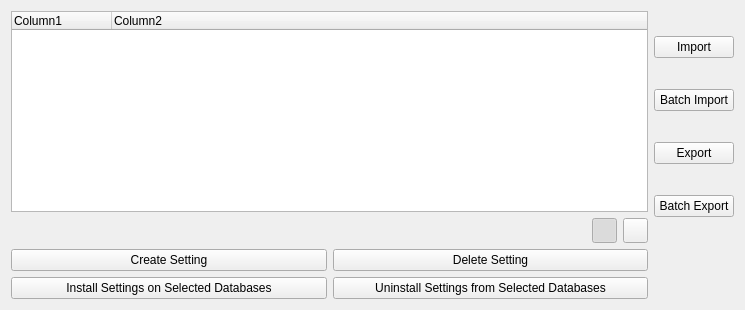
<?xml version="1.0" encoding="UTF-8"?>
<ui version="4.0">
 <class>GenericManagerWidget</class>
 <widget class="QWidget" name="GenericManagerWidget">
  <property name="geometry">
   <rect>
    <x>0</x>
    <y>0</y>
    <width>745</width>
    <height>310</height>
   </rect>
  </property>
  <property name="sizePolicy">
   <sizepolicy hsizetype="Preferred" vsizetype="MinimumExpanding">
    <horstretch>0</horstretch>
    <verstretch>0</verstretch>
   </sizepolicy>
  </property>
  <property name="windowTitle">
   <string>Form</string>
  </property>
  <layout class="QGridLayout" name="gridLayout_2">
   <item row="0" column="0" colspan="2">
    <layout class="QGridLayout" name="gridLayout">
     <item row="0" column="0" colspan="2">
      <widget class="QTreeWidget" name="treeWidget">
       <property name="toolTip">
        <string>Right click for options</string>
       </property>
       <attribute name="headerCascadingSectionResizes">
        <bool>true</bool>
       </attribute>
       <attribute name="headerMinimumSectionSize">
        <number>60</number>
       </attribute>
       <attribute name="headerStretchLastSection">
        <bool>true</bool>
       </attribute>
       <column>
        <property name="text">
         <string>Column1</string>
        </property>
       </column>
       <column>
        <property name="text">
         <string>Column2</string>
        </property>
       </column>
      </widget>
     </item>
     <item row="1" column="0">
      <spacer name="horizontalSpacer">
       <property name="orientation">
        <enum>Qt::Horizontal</enum>
       </property>
       <property name="sizeHint" stdset="0">
        <size>
         <width>388</width>
         <height>20</height>
        </size>
       </property>
      </spacer>
     </item>
     <item row="1" column="1">
      <layout class="QHBoxLayout" name="horizontalLayout">
       <item>
        <widget class="QPushButton" name="databasePerspectivePushButton">
         <property name="sizePolicy">
          <sizepolicy hsizetype="Fixed" vsizetype="Fixed">
           <horstretch>0</horstretch>
           <verstretch>0</verstretch>
          </sizepolicy>
         </property>
         <property name="minimumSize">
          <size>
           <width>25</width>
           <height>25</height>
          </size>
         </property>
         <property name="maximumSize">
          <size>
           <width>25</width>
           <height>25</height>
          </size>
         </property>
         <property name="toolTip">
          <string>View Database Perspective</string>
         </property>
         <property name="text">
          <string/>
         </property>
         <property name="icon">
          <iconset resource="../../../../resources.qrc">
           <normaloff>:/plugins/DsgTools/icons/database.png</normaloff>:/plugins/DsgTools/icons/database.png</iconset>
         </property>
         <property name="checkable">
          <bool>true</bool>
         </property>
         <property name="checked">
          <bool>true</bool>
         </property>
         <property name="autoExclusive">
          <bool>true</bool>
         </property>
         <property name="autoDefault">
          <bool>false</bool>
         </property>
        </widget>
       </item>
       <item>
        <widget class="QPushButton" name="propertyPerspectivePushButton">
         <property name="sizePolicy">
          <sizepolicy hsizetype="Fixed" vsizetype="Fixed">
           <horstretch>0</horstretch>
           <verstretch>0</verstretch>
          </sizepolicy>
         </property>
         <property name="minimumSize">
          <size>
           <width>25</width>
           <height>25</height>
          </size>
         </property>
         <property name="maximumSize">
          <size>
           <width>25</width>
           <height>25</height>
          </size>
         </property>
         <property name="toolTip">
          <string extracomment="aaa">View Setting Perspective</string>
         </property>
         <property name="text">
          <string/>
         </property>
         <property name="icon">
          <iconset resource="../../../../resources.qrc">
           <normaloff>:/plugins/DsgTools/icons/custom_tools.png</normaloff>:/plugins/DsgTools/icons/custom_tools.png</iconset>
         </property>
         <property name="checkable">
          <bool>true</bool>
         </property>
         <property name="autoExclusive">
          <bool>true</bool>
         </property>
        </widget>
       </item>
      </layout>
     </item>
    </layout>
   </item>
   <item row="0" column="2">
    <layout class="QVBoxLayout" name="verticalLayout">
     <item>
      <widget class="QPushButton" name="importPushButton">
       <property name="text">
        <string>Import</string>
       </property>
      </widget>
     </item>
     <item>
      <widget class="QPushButton" name="batchImportPushButton">
       <property name="text">
        <string>Batch Import</string>
       </property>
      </widget>
     </item>
     <item>
      <widget class="QPushButton" name="exportPushButton">
       <property name="text">
        <string>Export</string>
       </property>
      </widget>
     </item>
     <item>
      <widget class="QPushButton" name="batchExportPushButton">
       <property name="text">
        <string>Batch Export</string>
       </property>
      </widget>
     </item>
    </layout>
   </item>
   <item row="1" column="0">
    <widget class="QPushButton" name="createPushButton">
     <property name="sizePolicy">
      <sizepolicy hsizetype="MinimumExpanding" vsizetype="Minimum">
       <horstretch>0</horstretch>
       <verstretch>0</verstretch>
      </sizepolicy>
     </property>
     <property name="maximumSize">
      <size>
       <width>16777215</width>
       <height>25</height>
      </size>
     </property>
     <property name="text">
      <string>Create Setting</string>
     </property>
     <property name="icon">
      <iconset resource="../../../../resources.qrc">
       <normaloff>:/plugins/DsgTools/icons/plus.png</normaloff>:/plugins/DsgTools/icons/plus.png</iconset>
     </property>
     <property name="iconSize">
      <size>
       <width>14</width>
       <height>14</height>
      </size>
     </property>
    </widget>
   </item>
   <item row="1" column="1">
    <widget class="QPushButton" name="deletePushButton">
     <property name="sizePolicy">
      <sizepolicy hsizetype="MinimumExpanding" vsizetype="Fixed">
       <horstretch>0</horstretch>
       <verstretch>0</verstretch>
      </sizepolicy>
     </property>
     <property name="maximumSize">
      <size>
       <width>16777215</width>
       <height>25</height>
      </size>
     </property>
     <property name="text">
      <string>Delete Setting</string>
     </property>
     <property name="icon">
      <iconset resource="../../../../resources.qrc">
       <normaloff>:/plugins/DsgTools/icons/remove.png</normaloff>:/plugins/DsgTools/icons/remove.png</iconset>
     </property>
     <property name="iconSize">
      <size>
       <width>14</width>
       <height>14</height>
      </size>
     </property>
    </widget>
   </item>
   <item row="2" column="0">
    <widget class="QPushButton" name="applyPushButton">
     <property name="text">
      <string>Install Settings on Selected Databases</string>
     </property>
    </widget>
   </item>
   <item row="2" column="1">
    <widget class="QPushButton" name="uninstallFromSelectedPushButton">
     <property name="text">
      <string>Uninstall Settings from Selected Databases</string>
     </property>
    </widget>
   </item>
  </layout>
 </widget>
 <resources>
  <include location="../../../../resources.qrc"/>
 </resources>
 <connections/>
</ui>
